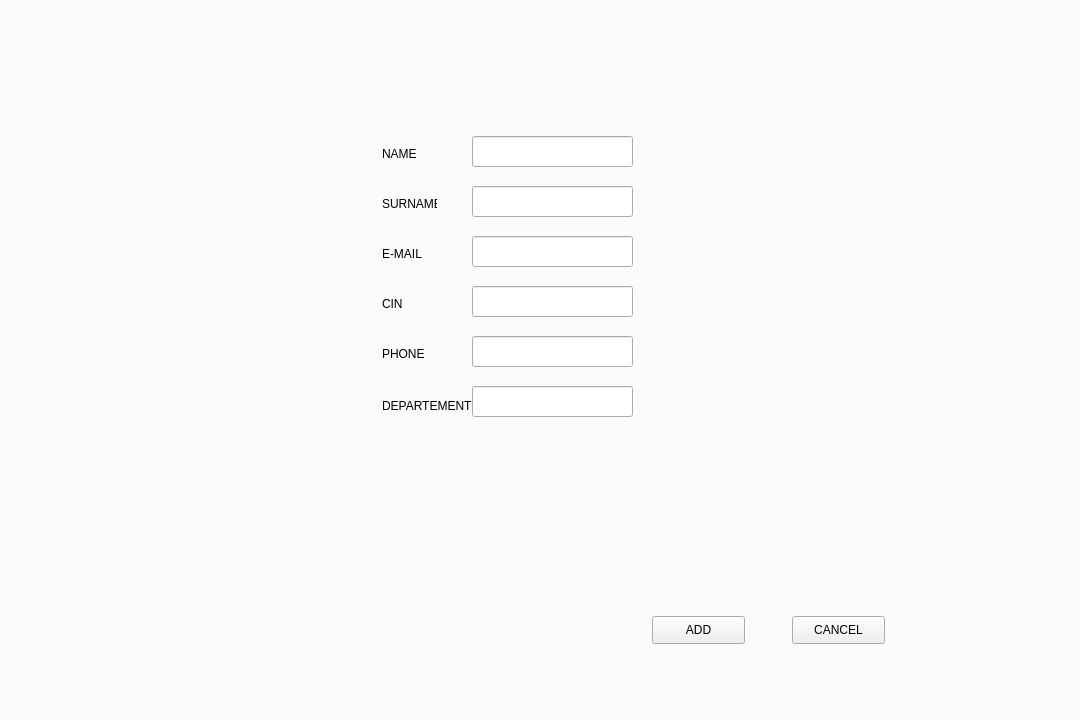
<?xml version="1.0" encoding="UTF-8"?>
<ui version="4.0">
 <class>Employe</class>
 <widget class="QMainWindow" name="Employe">
  <property name="geometry">
   <rect>
    <x>0</x>
    <y>0</y>
    <width>1080</width>
    <height>720</height>
   </rect>
  </property>
  <property name="windowTitle">
   <string>Employe</string>
  </property>
  <widget class="QWidget" name="centralWidget">
   <widget class="QTabWidget" name="tabWidget">
    <property name="geometry">
     <rect>
      <x>-10</x>
      <y>-30</y>
      <width>1201</width>
      <height>891</height>
     </rect>
    </property>
    <property name="currentIndex">
     <number>1</number>
    </property>
    <widget class="QWidget" name="tab">
     <attribute name="title">
      <string>Tab 1</string>
     </attribute>
     <widget class="QLabel" name="label">
      <property name="geometry">
       <rect>
        <x>10</x>
        <y>10</y>
        <width>1080</width>
        <height>720</height>
       </rect>
      </property>
      <property name="text">
       <string/>
      </property>
      <property name="pixmap">
       <pixmap>../../template.png</pixmap>
      </property>
     </widget>
     <widget class="QTableWidget" name="tableWidget">
      <property name="geometry">
       <rect>
        <x>240</x>
        <y>160</y>
        <width>831</width>
        <height>511</height>
       </rect>
      </property>
     </widget>
     <widget class="QLineEdit" name="rechercher">
      <property name="geometry">
       <rect>
        <x>240</x>
        <y>110</y>
        <width>591</width>
        <height>31</height>
       </rect>
      </property>
     </widget>
     <widget class="QPushButton" name="refresh">
      <property name="geometry">
       <rect>
        <x>890</x>
        <y>680</y>
        <width>91</width>
        <height>31</height>
       </rect>
      </property>
      <property name="text">
       <string>REFRESH</string>
      </property>
      <property name="flat">
       <bool>false</bool>
      </property>
     </widget>
     <widget class="QPushButton" name="ajouter">
      <property name="geometry">
       <rect>
        <x>980</x>
        <y>110</y>
        <width>101</width>
        <height>31</height>
       </rect>
      </property>
      <property name="text">
       <string>AJOUTER</string>
      </property>
      <property name="flat">
       <bool>false</bool>
      </property>
     </widget>
     <widget class="QPushButton" name="print">
      <property name="geometry">
       <rect>
        <x>990</x>
        <y>680</y>
        <width>91</width>
        <height>31</height>
       </rect>
      </property>
      <property name="text">
       <string>Print</string>
      </property>
     </widget>
     <widget class="QComboBox" name="type_recherche">
      <property name="geometry">
       <rect>
        <x>840</x>
        <y>110</y>
        <width>91</width>
        <height>31</height>
       </rect>
      </property>
      <item>
       <property name="text">
        <string>CIN</string>
       </property>
      </item>
      <item>
       <property name="text">
        <string>PRENOM</string>
       </property>
      </item>
      <item>
       <property name="text">
        <string>DEPARTEMENT</string>
       </property>
      </item>
     </widget>
     <widget class="QPushButton" name="statistics">
      <property name="geometry">
       <rect>
        <x>740</x>
        <y>680</y>
        <width>93</width>
        <height>28</height>
       </rect>
      </property>
      <property name="text">
       <string>statistics</string>
      </property>
     </widget>
     <widget class="QPushButton" name="pushButton_2">
      <property name="geometry">
       <rect>
        <x>640</x>
        <y>680</y>
        <width>93</width>
        <height>28</height>
       </rect>
      </property>
      <property name="text">
       <string>TOP3</string>
      </property>
     </widget>
     <widget class="QWidget" name="notif_widget" native="true">
      <property name="geometry">
       <rect>
        <x>880</x>
        <y>50</y>
        <width>120</width>
        <height>80</height>
       </rect>
      </property>
      <widget class="QLabel" name="notif_label">
       <property name="geometry">
        <rect>
         <x>-10</x>
         <y>0</y>
         <width>131</width>
         <height>81</height>
        </rect>
       </property>
       <property name="layoutDirection">
        <enum>Qt::LeftToRight</enum>
       </property>
       <property name="text">
        <string/>
       </property>
       <property name="pixmap">
        <pixmap>../../notif.png</pixmap>
       </property>
      </widget>
      <widget class="QLabel" name="recieved">
       <property name="geometry">
        <rect>
         <x>20</x>
         <y>20</y>
         <width>55</width>
         <height>16</height>
        </rect>
       </property>
       <property name="text">
        <string/>
       </property>
       <property name="pixmap">
        <pixmap>../../msgnotif.png</pixmap>
       </property>
      </widget>
     </widget>
     <widget class="QPushButton" name="notif_button">
      <property name="geometry">
       <rect>
        <x>920</x>
        <y>20</y>
        <width>41</width>
        <height>31</height>
       </rect>
      </property>
      <property name="styleSheet">
       <string notr="true"/>
      </property>
      <property name="text">
       <string/>
      </property>
      <property name="flat">
       <bool>false</bool>
      </property>
     </widget>
     <widget class="QLabel" name="nb_notif">
      <property name="geometry">
       <rect>
        <x>930</x>
        <y>30</y>
        <width>21</width>
        <height>21</height>
       </rect>
      </property>
      <property name="text">
       <string/>
      </property>
     </widget>
    </widget>
    <widget class="QWidget" name="tab_2">
     <attribute name="title">
      <string>Tab 2</string>
     </attribute>
     <widget class="QLabel" name="pic">
      <property name="geometry">
       <rect>
        <x>10</x>
        <y>0</y>
        <width>1080</width>
        <height>720</height>
       </rect>
      </property>
      <property name="text">
       <string/>
      </property>
      <property name="pixmap">
       <pixmap>../../Desktop/template.png</pixmap>
      </property>
     </widget>
     <widget class="QLabel" name="label_3">
      <property name="geometry">
       <rect>
        <x>390</x>
        <y>150</y>
        <width>55</width>
        <height>16</height>
       </rect>
      </property>
      <property name="text">
       <string>NAME</string>
      </property>
     </widget>
     <widget class="QLabel" name="label_2">
      <property name="geometry">
       <rect>
        <x>390</x>
        <y>200</y>
        <width>55</width>
        <height>16</height>
       </rect>
      </property>
      <property name="text">
       <string>SURNAME</string>
      </property>
     </widget>
     <widget class="QLabel" name="label_4">
      <property name="geometry">
       <rect>
        <x>390</x>
        <y>250</y>
        <width>55</width>
        <height>16</height>
       </rect>
      </property>
      <property name="text">
       <string>E-MAIL</string>
      </property>
     </widget>
     <widget class="QLabel" name="label_5">
      <property name="geometry">
       <rect>
        <x>390</x>
        <y>350</y>
        <width>55</width>
        <height>16</height>
       </rect>
      </property>
      <property name="text">
       <string>PHONE</string>
      </property>
     </widget>
     <widget class="QLabel" name="label_6">
      <property name="geometry">
       <rect>
        <x>390</x>
        <y>300</y>
        <width>55</width>
        <height>16</height>
       </rect>
      </property>
      <property name="text">
       <string>CIN</string>
      </property>
     </widget>
     <widget class="QLineEdit" name="name">
      <property name="geometry">
       <rect>
        <x>480</x>
        <y>140</y>
        <width>161</width>
        <height>31</height>
       </rect>
      </property>
     </widget>
     <widget class="QLineEdit" name="surname">
      <property name="geometry">
       <rect>
        <x>480</x>
        <y>190</y>
        <width>161</width>
        <height>31</height>
       </rect>
      </property>
     </widget>
     <widget class="QLineEdit" name="email">
      <property name="geometry">
       <rect>
        <x>480</x>
        <y>240</y>
        <width>161</width>
        <height>31</height>
       </rect>
      </property>
     </widget>
     <widget class="QLineEdit" name="cin">
      <property name="geometry">
       <rect>
        <x>480</x>
        <y>290</y>
        <width>161</width>
        <height>31</height>
       </rect>
      </property>
     </widget>
     <widget class="QLineEdit" name="phone">
      <property name="geometry">
       <rect>
        <x>480</x>
        <y>340</y>
        <width>161</width>
        <height>31</height>
       </rect>
      </property>
     </widget>
     <widget class="QPushButton" name="add">
      <property name="geometry">
       <rect>
        <x>660</x>
        <y>620</y>
        <width>93</width>
        <height>28</height>
       </rect>
      </property>
      <property name="text">
       <string>ADD</string>
      </property>
     </widget>
     <widget class="QPushButton" name="cancel">
      <property name="geometry">
       <rect>
        <x>800</x>
        <y>620</y>
        <width>93</width>
        <height>28</height>
       </rect>
      </property>
      <property name="text">
       <string>CANCEL</string>
      </property>
     </widget>
     <widget class="QLineEdit" name="departement">
      <property name="geometry">
       <rect>
        <x>480</x>
        <y>390</y>
        <width>161</width>
        <height>31</height>
       </rect>
      </property>
     </widget>
     <widget class="QLabel" name="label_13">
      <property name="geometry">
       <rect>
        <x>390</x>
        <y>400</y>
        <width>91</width>
        <height>20</height>
       </rect>
      </property>
      <property name="text">
       <string>DEPARTEMENT</string>
      </property>
     </widget>
     <widget class="QLabel" name="message">
      <property name="geometry">
       <rect>
        <x>390</x>
        <y>440</y>
        <width>251</width>
        <height>31</height>
       </rect>
      </property>
      <property name="styleSheet">
       <string notr="true">color: rgb(255, 0, 0);</string>
      </property>
      <property name="text">
       <string/>
      </property>
     </widget>
    </widget>
    <widget class="QWidget" name="tab_5">
     <attribute name="title">
      <string>Page</string>
     </attribute>
     <widget class="QLabel" name="label_7">
      <property name="geometry">
       <rect>
        <x>10</x>
        <y>10</y>
        <width>1081</width>
        <height>720</height>
       </rect>
      </property>
      <property name="text">
       <string/>
      </property>
      <property name="pixmap">
       <pixmap>../../Desktop/template.png</pixmap>
      </property>
     </widget>
     <widget class="QPushButton" name="return_2">
      <property name="geometry">
       <rect>
        <x>930</x>
        <y>610</y>
        <width>93</width>
        <height>28</height>
       </rect>
      </property>
      <property name="text">
       <string>Return</string>
      </property>
     </widget>
     <widget class="QPushButton" name="modify">
      <property name="geometry">
       <rect>
        <x>890</x>
        <y>130</y>
        <width>93</width>
        <height>28</height>
       </rect>
      </property>
      <property name="text">
       <string>Modify</string>
      </property>
     </widget>
     <widget class="QPushButton" name="delete_2">
      <property name="geometry">
       <rect>
        <x>890</x>
        <y>170</y>
        <width>93</width>
        <height>28</height>
       </rect>
      </property>
      <property name="text">
       <string>Delete</string>
      </property>
      <property name="flat">
       <bool>false</bool>
      </property>
     </widget>
     <widget class="QLineEdit" name="cin_3">
      <property name="geometry">
       <rect>
        <x>480</x>
        <y>360</y>
        <width>161</width>
        <height>31</height>
       </rect>
      </property>
      <property name="autoFillBackground">
       <bool>false</bool>
      </property>
      <property name="styleSheet">
       <string notr="true">background-color: rgb(236, 236, 236);</string>
      </property>
      <property name="readOnly">
       <bool>true</bool>
      </property>
     </widget>
     <widget class="QLineEdit" name="name_3">
      <property name="geometry">
       <rect>
        <x>480</x>
        <y>210</y>
        <width>161</width>
        <height>31</height>
       </rect>
      </property>
      <property name="autoFillBackground">
       <bool>false</bool>
      </property>
      <property name="styleSheet">
       <string notr="true">background-color: rgb(236, 236, 236);
border-color: rgb(236, 236, 236);</string>
      </property>
      <property name="readOnly">
       <bool>true</bool>
      </property>
     </widget>
     <widget class="QLabel" name="label_14">
      <property name="geometry">
       <rect>
        <x>390</x>
        <y>270</y>
        <width>55</width>
        <height>16</height>
       </rect>
      </property>
      <property name="text">
       <string>SURNAME</string>
      </property>
     </widget>
     <widget class="QLabel" name="label_19">
      <property name="geometry">
       <rect>
        <x>390</x>
        <y>470</y>
        <width>91</width>
        <height>20</height>
       </rect>
      </property>
      <property name="text">
       <string>DEPARTEMENT</string>
      </property>
     </widget>
     <widget class="QLabel" name="label_18">
      <property name="geometry">
       <rect>
        <x>390</x>
        <y>370</y>
        <width>55</width>
        <height>16</height>
       </rect>
      </property>
      <property name="text">
       <string>CIN</string>
      </property>
     </widget>
     <widget class="QLabel" name="label_15">
      <property name="geometry">
       <rect>
        <x>390</x>
        <y>320</y>
        <width>55</width>
        <height>16</height>
       </rect>
      </property>
      <property name="text">
       <string>E-MAIL</string>
      </property>
     </widget>
     <widget class="QLineEdit" name="phone_3">
      <property name="geometry">
       <rect>
        <x>480</x>
        <y>410</y>
        <width>161</width>
        <height>31</height>
       </rect>
      </property>
      <property name="autoFillBackground">
       <bool>false</bool>
      </property>
      <property name="styleSheet">
       <string notr="true">background-color: rgb(236, 236, 236);</string>
      </property>
      <property name="readOnly">
       <bool>true</bool>
      </property>
     </widget>
     <widget class="QLineEdit" name="surname_3">
      <property name="geometry">
       <rect>
        <x>480</x>
        <y>260</y>
        <width>161</width>
        <height>31</height>
       </rect>
      </property>
      <property name="autoFillBackground">
       <bool>false</bool>
      </property>
      <property name="styleSheet">
       <string notr="true">background-color: rgb(236, 236, 236);</string>
      </property>
      <property name="readOnly">
       <bool>true</bool>
      </property>
     </widget>
     <widget class="QLineEdit" name="departement_3">
      <property name="geometry">
       <rect>
        <x>480</x>
        <y>460</y>
        <width>161</width>
        <height>31</height>
       </rect>
      </property>
      <property name="autoFillBackground">
       <bool>false</bool>
      </property>
      <property name="styleSheet">
       <string notr="true">background-color: rgb(236, 236, 236);</string>
      </property>
      <property name="readOnly">
       <bool>true</bool>
      </property>
     </widget>
     <widget class="QLabel" name="label_16">
      <property name="geometry">
       <rect>
        <x>390</x>
        <y>420</y>
        <width>55</width>
        <height>16</height>
       </rect>
      </property>
      <property name="text">
       <string>PHONE</string>
      </property>
     </widget>
     <widget class="QLabel" name="label_17">
      <property name="geometry">
       <rect>
        <x>390</x>
        <y>220</y>
        <width>55</width>
        <height>16</height>
       </rect>
      </property>
      <property name="text">
       <string>NAME</string>
      </property>
     </widget>
     <widget class="QLineEdit" name="email_3">
      <property name="geometry">
       <rect>
        <x>480</x>
        <y>310</y>
        <width>161</width>
        <height>31</height>
       </rect>
      </property>
      <property name="autoFillBackground">
       <bool>false</bool>
      </property>
      <property name="styleSheet">
       <string notr="true">background-color: rgb(236, 236, 236);</string>
      </property>
      <property name="readOnly">
       <bool>true</bool>
      </property>
     </widget>
     <widget class="QLabel" name="label_23">
      <property name="geometry">
       <rect>
        <x>390</x>
        <y>510</y>
        <width>55</width>
        <height>16</height>
       </rect>
      </property>
      <property name="text">
       <string>SCORE</string>
      </property>
     </widget>
     <widget class="QLineEdit" name="score_3">
      <property name="geometry">
       <rect>
        <x>480</x>
        <y>510</y>
        <width>161</width>
        <height>31</height>
       </rect>
      </property>
      <property name="autoFillBackground">
       <bool>false</bool>
      </property>
      <property name="styleSheet">
       <string notr="true">background-color: rgb(236, 236, 236);</string>
      </property>
      <property name="readOnly">
       <bool>true</bool>
      </property>
     </widget>
    </widget>
    <widget class="QWidget" name="tab_3">
     <attribute name="title">
      <string>Page</string>
     </attribute>
     <widget class="QLineEdit" name="name_2">
      <property name="geometry">
       <rect>
        <x>470</x>
        <y>230</y>
        <width>161</width>
        <height>31</height>
       </rect>
      </property>
     </widget>
     <widget class="QLabel" name="label_8">
      <property name="geometry">
       <rect>
        <x>410</x>
        <y>240</y>
        <width>55</width>
        <height>16</height>
       </rect>
      </property>
      <property name="text">
       <string>NAME</string>
      </property>
     </widget>
     <widget class="QLineEdit" name="phone_2">
      <property name="geometry">
       <rect>
        <x>470</x>
        <y>430</y>
        <width>161</width>
        <height>31</height>
       </rect>
      </property>
     </widget>
     <widget class="QLineEdit" name="cin_2">
      <property name="geometry">
       <rect>
        <x>470</x>
        <y>380</y>
        <width>161</width>
        <height>31</height>
       </rect>
      </property>
      <property name="readOnly">
       <bool>true</bool>
      </property>
     </widget>
     <widget class="QLabel" name="label_10">
      <property name="geometry">
       <rect>
        <x>410</x>
        <y>440</y>
        <width>55</width>
        <height>16</height>
       </rect>
      </property>
      <property name="text">
       <string>PHONE</string>
      </property>
     </widget>
     <widget class="QLineEdit" name="surname_2">
      <property name="geometry">
       <rect>
        <x>470</x>
        <y>280</y>
        <width>161</width>
        <height>31</height>
       </rect>
      </property>
     </widget>
     <widget class="QLabel" name="label_11">
      <property name="geometry">
       <rect>
        <x>410</x>
        <y>340</y>
        <width>55</width>
        <height>16</height>
       </rect>
      </property>
      <property name="text">
       <string>E-MAIL</string>
      </property>
     </widget>
     <widget class="QLabel" name="label_12">
      <property name="geometry">
       <rect>
        <x>410</x>
        <y>290</y>
        <width>55</width>
        <height>16</height>
       </rect>
      </property>
      <property name="text">
       <string>SURNAME</string>
      </property>
     </widget>
     <widget class="QLabel" name="label_9">
      <property name="geometry">
       <rect>
        <x>410</x>
        <y>390</y>
        <width>55</width>
        <height>16</height>
       </rect>
      </property>
      <property name="text">
       <string>ID</string>
      </property>
     </widget>
     <widget class="QLineEdit" name="email_2">
      <property name="geometry">
       <rect>
        <x>470</x>
        <y>330</y>
        <width>161</width>
        <height>31</height>
       </rect>
      </property>
     </widget>
     <widget class="QLabel" name="pic_2">
      <property name="geometry">
       <rect>
        <x>10</x>
        <y>0</y>
        <width>1080</width>
        <height>720</height>
       </rect>
      </property>
      <property name="text">
       <string/>
      </property>
      <property name="pixmap">
       <pixmap>../../Desktop/template.png</pixmap>
      </property>
     </widget>
     <widget class="QPushButton" name="save">
      <property name="geometry">
       <rect>
        <x>930</x>
        <y>630</y>
        <width>93</width>
        <height>28</height>
       </rect>
      </property>
      <property name="text">
       <string>Save</string>
      </property>
     </widget>
     <widget class="QPushButton" name="cancel_2">
      <property name="geometry">
       <rect>
        <x>820</x>
        <y>630</y>
        <width>93</width>
        <height>28</height>
       </rect>
      </property>
      <property name="text">
       <string>Cancel</string>
      </property>
     </widget>
     <widget class="QLabel" name="label_20">
      <property name="geometry">
       <rect>
        <x>380</x>
        <y>490</y>
        <width>91</width>
        <height>20</height>
       </rect>
      </property>
      <property name="text">
       <string>DEPARTEMENT</string>
      </property>
     </widget>
     <widget class="QLineEdit" name="departement_2">
      <property name="geometry">
       <rect>
        <x>470</x>
        <y>480</y>
        <width>161</width>
        <height>31</height>
       </rect>
      </property>
     </widget>
     <zorder>pic_2</zorder>
     <zorder>name_2</zorder>
     <zorder>label_8</zorder>
     <zorder>phone_2</zorder>
     <zorder>cin_2</zorder>
     <zorder>label_10</zorder>
     <zorder>surname_2</zorder>
     <zorder>label_11</zorder>
     <zorder>label_12</zorder>
     <zorder>label_9</zorder>
     <zorder>email_2</zorder>
     <zorder>save</zorder>
     <zorder>cancel_2</zorder>
     <zorder>label_20</zorder>
     <zorder>departement_2</zorder>
    </widget>
    <widget class="QWidget" name="tab_4">
     <attribute name="title">
      <string>Page</string>
     </attribute>
     <widget class="QCustomPlot" name="widget" native="true">
      <property name="geometry">
       <rect>
        <x>270</x>
        <y>130</y>
        <width>711</width>
        <height>511</height>
       </rect>
      </property>
     </widget>
     <widget class="QLabel" name="label_22">
      <property name="geometry">
       <rect>
        <x>10</x>
        <y>0</y>
        <width>1081</width>
        <height>731</height>
       </rect>
      </property>
      <property name="text">
       <string>TextLabel</string>
      </property>
     </widget>
     <widget class="QPushButton" name="pushButton">
      <property name="geometry">
       <rect>
        <x>900</x>
        <y>680</y>
        <width>93</width>
        <height>28</height>
       </rect>
      </property>
      <property name="text">
       <string>return</string>
      </property>
     </widget>
     <zorder>label_22</zorder>
     <zorder>widget</zorder>
     <zorder>pushButton</zorder>
    </widget>
    <widget class="QWidget" name="tab_6">
     <attribute name="title">
      <string>Page</string>
     </attribute>
     <widget class="QTableWidget" name="top3_table">
      <property name="geometry">
       <rect>
        <x>240</x>
        <y>230</y>
        <width>141</width>
        <height>141</height>
       </rect>
      </property>
      <property name="styleSheet">
       <string notr="true">background-color: rgb(0, 170, 127);</string>
      </property>
      <property name="verticalScrollBarPolicy">
       <enum>Qt::ScrollBarAlwaysOff</enum>
      </property>
      <property name="horizontalScrollBarPolicy">
       <enum>Qt::ScrollBarAlwaysOff</enum>
      </property>
      <property name="autoScroll">
       <bool>false</bool>
      </property>
      <property name="autoScrollMargin">
       <number>0</number>
      </property>
      <property name="editTriggers">
       <set>QAbstractItemView::NoEditTriggers</set>
      </property>
     </widget>
     <widget class="QLabel" name="name_4">
      <property name="geometry">
       <rect>
        <x>510</x>
        <y>180</y>
        <width>271</width>
        <height>31</height>
       </rect>
      </property>
      <property name="styleSheet">
       <string notr="true">
background-color: rgb(0, 170, 127);</string>
      </property>
      <property name="text">
       <string/>
      </property>
     </widget>
     <widget class="QLabel" name="surname_4">
      <property name="geometry">
       <rect>
        <x>510</x>
        <y>220</y>
        <width>271</width>
        <height>31</height>
       </rect>
      </property>
      <property name="styleSheet">
       <string notr="true">background-color: rgb(0, 170, 127);</string>
      </property>
      <property name="text">
       <string/>
      </property>
     </widget>
     <widget class="QLabel" name="email_4">
      <property name="geometry">
       <rect>
        <x>510</x>
        <y>260</y>
        <width>271</width>
        <height>31</height>
       </rect>
      </property>
      <property name="styleSheet">
       <string notr="true">background-color: rgb(0, 170, 127);</string>
      </property>
      <property name="text">
       <string/>
      </property>
     </widget>
     <widget class="QLabel" name="departement_4">
      <property name="geometry">
       <rect>
        <x>510</x>
        <y>300</y>
        <width>271</width>
        <height>31</height>
       </rect>
      </property>
      <property name="styleSheet">
       <string notr="true">background-color: rgb(0, 170, 127);</string>
      </property>
      <property name="text">
       <string/>
      </property>
     </widget>
     <widget class="QLabel" name="cin_4">
      <property name="geometry">
       <rect>
        <x>510</x>
        <y>340</y>
        <width>271</width>
        <height>31</height>
       </rect>
      </property>
      <property name="styleSheet">
       <string notr="true">background-color: rgb(0, 170, 127);</string>
      </property>
      <property name="text">
       <string/>
      </property>
     </widget>
     <widget class="QLabel" name="score_4">
      <property name="geometry">
       <rect>
        <x>510</x>
        <y>420</y>
        <width>271</width>
        <height>31</height>
       </rect>
      </property>
      <property name="styleSheet">
       <string notr="true">background-color: rgb(0, 170, 127);</string>
      </property>
      <property name="text">
       <string/>
      </property>
     </widget>
     <widget class="QLabel" name="phone_4">
      <property name="geometry">
       <rect>
        <x>510</x>
        <y>380</y>
        <width>271</width>
        <height>31</height>
       </rect>
      </property>
      <property name="styleSheet">
       <string notr="true">background-color: rgb(0, 170, 127);</string>
      </property>
      <property name="text">
       <string/>
      </property>
     </widget>
    </widget>
   </widget>
  </widget>
 </widget>
 <layoutdefault spacing="6" margin="11"/>
 <customwidgets>
  <customwidget>
   <class>QCustomPlot</class>
   <extends>QWidget</extends>
   <header location="global">qcustomplot.h</header>
   <container>1</container>
  </customwidget>
 </customwidgets>
 <resources/>
 <connections/>
</ui>
